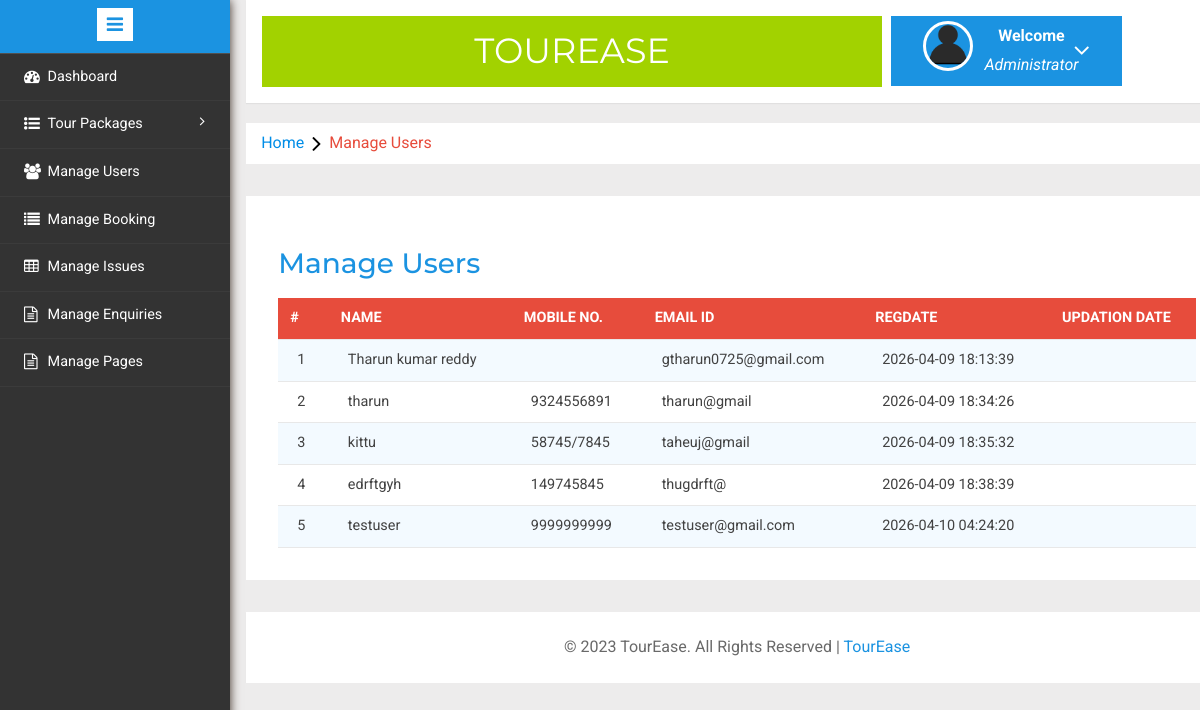
Page /manage-users.php (signed in) on the committed database.
### tables this page shows
CREATE TABLE `tblusers` (
  `id` int(11) NOT NULL AUTO_INCREMENT,
  `FullName` varchar(100) DEFAULT NULL,
  `MobileNumber` char(10) DEFAULT NULL,
  `EmailId` varchar(70) DEFAULT NULL,
  `Password` varchar(100) DEFAULT NULL,
  `RegDate` timestamp NULL DEFAULT current_timestamp(),
  `UpdationDate` timestamp NULL DEFAULT NULL ON UPDATE current_timestamp(),
  PRIMARY KEY (`id`),
  KEY `EmailId` (`EmailId`),
  KEY `EmailId_2` (`EmailId`)
);

### manage-users.php (the view, shortened to what this page needs)
<?php
include('includes/config.php');
if(strlen($_SESSION['alogin'])==0)
	{
header('location:index.php');
}
else{
	?>
<!DOCTYPE HTML>
<html>
<head>
<link href="css/bootstrap.min.css" rel='stylesheet' type='text/css' />
<link href="css/style.css" rel='stylesheet' type='text/css' />
<link rel="stylesheet" href="css/morris.css" type="text/css"/>
<link href="css/font-awesome.css" rel="stylesheet">
<link rel="stylesheet" type="text/css" href="css/table-style.css" />
<link rel="stylesheet" type="text/css" href="css/basictable.css" />
<link rel="stylesheet" href="css/icon-font.min.css" type='text/css' />
</head>
<body>
   <div class="page-container">
<div class="left-content">
	   <div class="mother-grid-inner">
				<?php include('includes/header.php');?>
				</div>
<ol class="breadcrumb">
                <li class="breadcrumb-item"><a href="dashboard.php">Home</a><i class="fa fa-angle-right"></i>Manage Users</li>
            </ol>
<div class="agile-grids">
				<div class="agile-tables">
					<div class="w3l-table-info">
					  <h2>Manage Users</h2>
					    <table id="table">
						<thead>
						  <tr>
						  <th>#</th>
							<th>Name</th>
							<th>Mobile No.</th>
							<th>Email Id</th>
							<th>RegDate </th>
							<th>Updation Date</th>
						  </tr>
						</thead>
						<tbody>
<?php $sql = "SELECT * from tblusers";
$query = $dbh -> prepare($sql);
$query->execute();
$results=$query->fetchAll(PDO::FETCH_OBJ);
$cnt=1;
if($query->rowCount() > 0)
{
foreach($results as $result)
{				?>
						  <tr>
							<td><?php echo htmlentities($cnt);?></td>
							<td><?php echo htmlentities($result->FullName);?></td>
							<td><?php echo htmlentities($result->MobileNumber);?></td>
							<td><?php echo htmlentities($result->EmailId);?></td>
							<td><?php echo htmlentities($result->RegDate);?></td>
							<td><?php echo htmlentities($result->UpdationDate);?></td>
						  </tr>
						 <?php $cnt=$cnt+1;} }?>
						</tbody>
					  </table>
					</div>
			</div>
<?php include('includes/footer.php');?>
</div>
</div>
						<?php include('includes/sidebarmenu.php');?>
							</div>
</body>
</html>
<?php } ?>

### header.php (shortened to what this page needs)
<div class="header-main">
					<div class="logo-w3-agile">
								<h1><a href="dashboard.php">TourEase</a></h1>
							</div>
						<div class="profile_details w3l">
								<ul>
									<li class="dropdown profile_details_drop">
										<a href="#" class="dropdown-toggle" data-toggle="dropdown" aria-expanded="false">
											<div class="profile_img">
												<span class="prfil-img"><img src="images/User-icon.png" alt=""> </span>
												<div class="user-name">
													<p>Welcome</p>
													<span>Administrator</span>
												</div>
												<i class="fa fa-angle-down"></i>
												<div class="clearfix"></div>
											</div>
										</a>
									</li>
								</ul>
							</div>
				</div>

### footer.php
<div class="copyrights">
	 <p>© 2023 TourEase. All Rights Reserved |  <a href="#">TourEase</a> </p>
</div>

### sidebarmenu.php (shortened to what this page needs)
<div class="sidebar-menu">
					<header class="logo1">
						<a href="#" class="sidebar-icon"> <span class="fa fa-bars"></span> </a>
					</header>
                           <div class="menu">
									<ul id="menu" >
										<li><a href="dashboard.php"><i class="fa fa-tachometer"></i> <span>Dashboard</span><div class="clearfix"></div></a></li>
									 <li id="menu-academico" ><a href="#"><i class="fa fa-list-ul" aria-hidden="true"></i><span> Tour Packages</span> <span class="fa fa-angle-right" style="float: right"></span><div class="clearfix"></div></a>
										</li>
									<li id="menu-academico" ><a href="manage-users.php"><i class="fa fa-users" aria-hidden="true"></i><span>Manage Users</span><div class="clearfix"></div></a></li>
									<li><a href="manage-bookings.php"><i class="fa fa-list" aria-hidden="true"></i>  <span>Manage Booking</span><div class="clearfix"></div></a></li>
									 <li><a href="manageissues.php"><i class="fa fa-table"></i>  <span>Manage Issues</span><div class="clearfix"></div></a></li>
									<li><a href="manage-enquires.php"><i class="fa fa-file-text-o" aria-hidden="true"></i>  <span>Manage Enquiries</span><div class="clearfix"></div></a></li>
									<li><a href="manage-pages.php"><i class="fa fa-file-text-o" aria-hidden="true"></i>  <span>Manage Pages</span><div class="clearfix"></div></a></li>
								  </ul>
								</div>
							  </div>

### table-style.css (style rules this page uses)
table { background: white; border-collapse: collapse; margin: 1.25em 0 0; width: 100%; }
table tr, table th, table td { border: none; border-bottom: 1px solid #e8e8e8; font-size: .95em; }
table th, table td { padding: 10px 12px; text-align: left; }
table th { background: #e74c3c; color: #fff; text-transform: uppercase; }
table tr td { background: #f3faff; color: #424242; }
table tr:nth-of-type(2n+2) td { background: #ffffff; }
table { width: 100%; }

### rows in the picture
tblusers: FullName "Tharun kumar reddy", EmailId "gtharun0725@gmail.com", RegDate "2026-04-09 18:13:39"
tblusers: FullName "tharun", MobileNumber "9324556891", EmailId "tharun@gmail", RegDate "2026-04-09 18:34:26"
tblusers: FullName "kittu", MobileNumber "58745/7845", EmailId "taheuj@gmail", RegDate "2026-04-09 18:35:32"
tblusers: FullName "edrftgyh", MobileNumber "149745845", EmailId "thugdrft@", RegDate "2026-04-09 18:38:39"
tblusers: FullName "testuser", MobileNumber "9999999999", EmailId "testuser@gmail.com", RegDate "2026-04-10 04:24:20"
